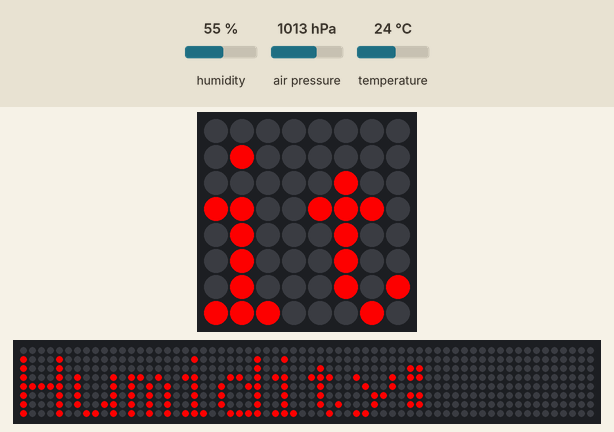
A program run on a simulated Raspberry Pi (BCM pin numbers) with a Sense HAT. Parts: the Sense HAT's 8×8 RGB LED matrix, a strip that is not on the board, showing the scrolling text unrolled. Inputs (shaded band) come from the test bench; at power-on: air pressure 1013 hPa, temperature 24 °C, humidity 55 %. The 64×8 strip is a reading aid, not a part: it shows the text the matrix is scrolling, unrolled, one strip-width of it at a time.

Above: at 11.44 s.
11.5 s: air pressure set to 952 hPa
At 21.63 s:
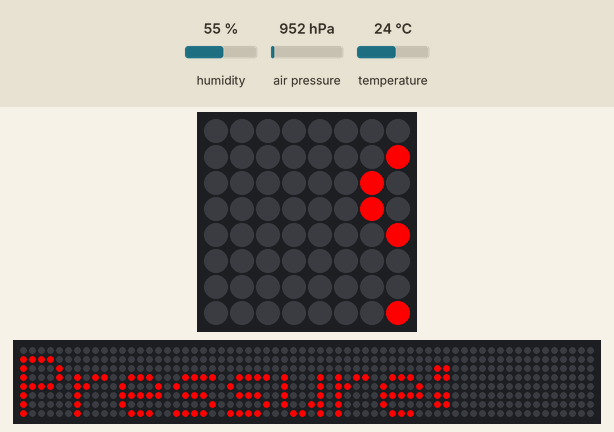
21.7 s: temperature set to 12 °C
At 30.92 s:
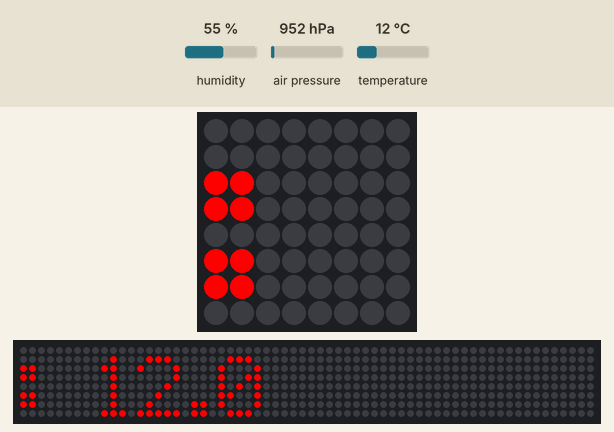
32.3 s: temperature set to 19 °C
At 46.1 s:
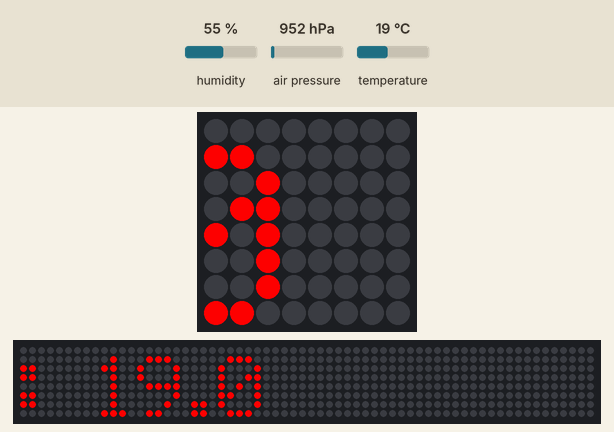

The program:

weather_sense_hat.py
```python
from sense_hat import SenseHat
sense = SenseHat()

# Repeat code below while condition is true
while True:
    # Get temperature, pressure and humidity
    t = sense.get_temperature()
    p = sense.get_pressure()
    h = sense.get_humidity()

    # Round data
    t = round(t, 1)
    p = round(p, 1)
    h = round(h, 1)

    # Create message
    # Covert to string to concatenate
    message = "Temperature: " + str(t) + " Pressure: " + str(p) + " Humidity: " + str(h)

    # Set text color
    colour = (255, 0, 0)

    # Display message
    sense.show_message(message, text_colour = colour, scroll_speed = 0.05)
```
